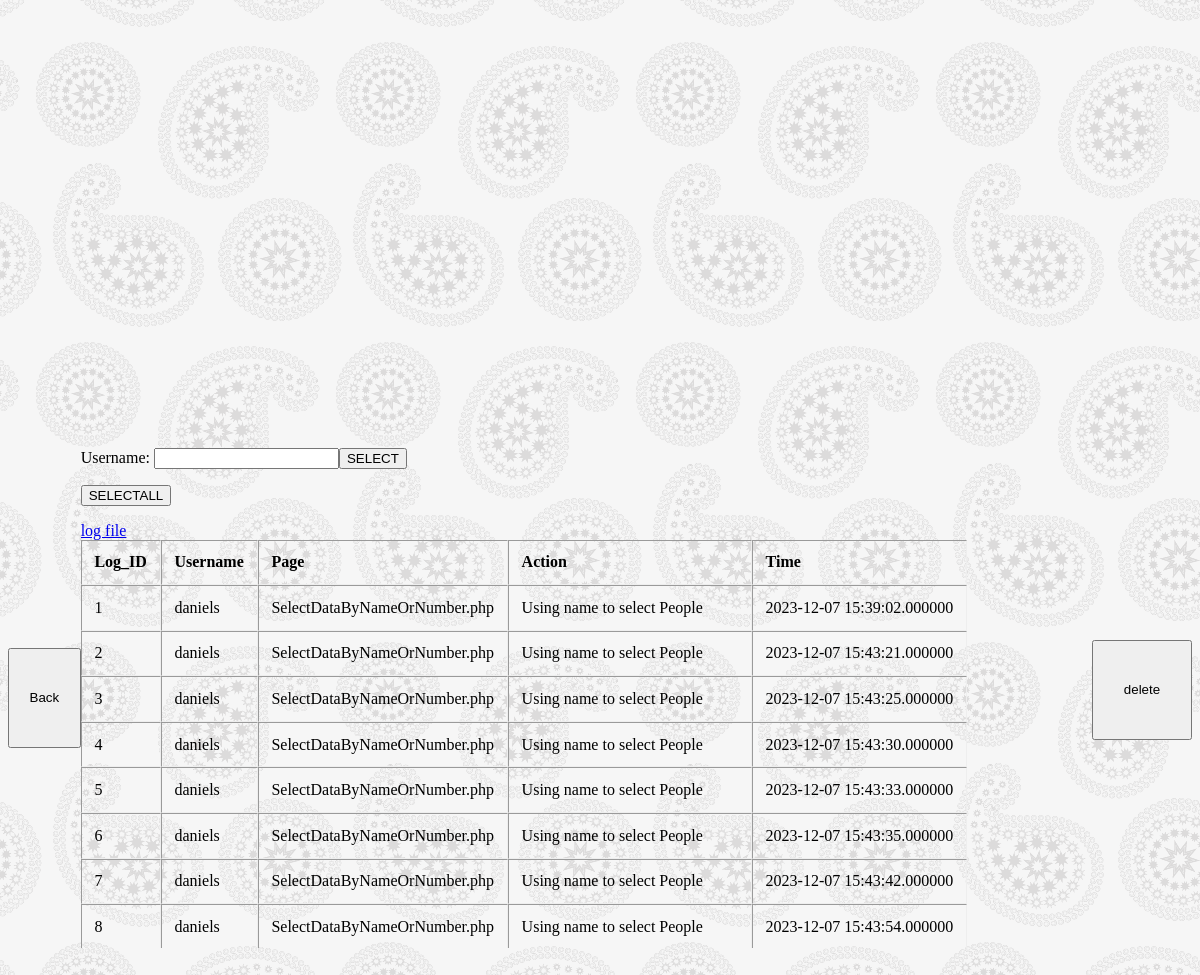
Screenshot of /coursework2/Public/RecordLog.php with the database file from the repository.
### tables this page shows
CREATE TABLE `Log` (
  `Log_ID` int(11) NOT NULL,
  `U_ID` int(20) NOT NULL,
  `Username` varchar(20) NOT NULL,
  `Page` varchar(255) NOT NULL,
  `Action` varchar(255) NOT NULL,
  `Time` datetime(6) NOT NULL
);

### coursework2/Public/RecordLog.php (the view, shortened to what this page needs)
<html>
    <body style="background-image: url(../images/3.jpg)">
    <button class="back" onclick="javascrtpt:window.location.href='./login.php'">Back</button>
<div class='a'>
    <form method="post">Username: <input type="text" name="data" ><input class="select" type="submit" name="select" value="SELECT"></form>
    <form method="post"><input class="select" type="submit" name="all" value="SELECTALL"></form>
    <a href="../Log/file.log">log file</a>
<table border='1' width='800' align='center'>
<tr><th>Log_ID</th><th>Username</th><th>Page</th><th>Action</th><th>Time</th></tr>
<?php
require("../config/db.inc.php");
if(isset($_POST['select'])){
    if(empty($_POST['data'])){
        echo "<script>alert('Do not let the input empty!')</script>";
    }
    else{
        echo "<script>alert('select successful')</script>";
        $data = $_POST['data'];
        $sql1="select * from Log where Username= '$data'";
        $result1 = mysqli_query($conn, $sql1);
        while ($row = mysqli_fetch_assoc($result1)){
            echo "<tr>";
            echo "<td>".$row['Log_ID']."</td>";
            echo "<td>".$row['Username']."</td>";
            echo "<td>".$row['Page']."</td>";
            echo "<td>".$row['Action']."</td>";
            echo "<td>".$row['Time']."</td>";
            echo "</tr>";
        }
    }
}
else{
    $sql1="select * from Log";
    $result1 = mysqli_query($conn, $sql1);
    while ($row = mysqli_fetch_assoc($result1)){
        echo "<tr>";
        echo "<td>".$row['Log_ID']."</td>";
        echo "<td>".$row['Username']."</td>";
        echo "<td>".$row['Page']."</td>";
        echo "<td>".$row['Action']."</td>";
        echo "<td>".$row['Time']."</td>";
        echo "</tr>";
    }
}
?>
</table>
</div>
    <form method="post"><input class="back" type="submit" name="truncate" value="delete"></form>
    </body>
</html>

### coursework2/Public/RecordLog.php (style rules this page uses)
body { display: flex; justify-content: center; align-items: center; }
.a { width: 1500px; height: 500px; justify-content: center; align-items: center; overflow: scroll; }
.back { height: 100px; width: 100px; }
table { border: 1px solid var(--color-bg-secondary); border-radius: var(--border-radius); border-spacing: 0; display: inline-block; width: 1200px; overflow-x: auto; padding: 0; white-space: nowrap; }
table td, table th, table tr { padding: 0.8rem 0.8rem; text-align: var(--justify-important); }
table thead th:first-child, table tr td:first-child { text-align: var(--justify-normal); }
table tr:nth-child(even) { background-color: var(--color-accent); }

### rows the page displays
log: Log_ID "1", Username "daniels", Page "SelectDataByNameOrNumber.php", Action "Using name to select People", Time "2023-12-07 15:39:02.000000"
log: Log_ID "2", Username "daniels", Page "SelectDataByNameOrNumber.php", Action "Using name to select People", Time "2023-12-07 15:43:21.000000"
log: Log_ID "3", Username "daniels", Page "SelectDataByNameOrNumber.php", Action "Using name to select People", Time "2023-12-07 15:43:25.000000"
log: Log_ID "4", Username "daniels", Page "SelectDataByNameOrNumber.php", Action "Using name to select People", Time "2023-12-07 15:43:30.000000"
log: Log_ID "5", Username "daniels", Page "SelectDataByNameOrNumber.php", Action "Using name to select People", Time "2023-12-07 15:43:33.000000"
log: Log_ID "6", Username "daniels", Page "SelectDataByNameOrNumber.php", Action "Using name to select People", Time "2023-12-07 15:43:35.000000"
log: Log_ID "7", Username "daniels", Page "SelectDataByNameOrNumber.php", Action "Using name to select People", Time "2023-12-07 15:43:42.000000"
log: Log_ID "8", Username "daniels", Page "SelectDataByNameOrNumber.php", Action "Using name to select People", Time "2023-12-07 15:43:54.000000"
